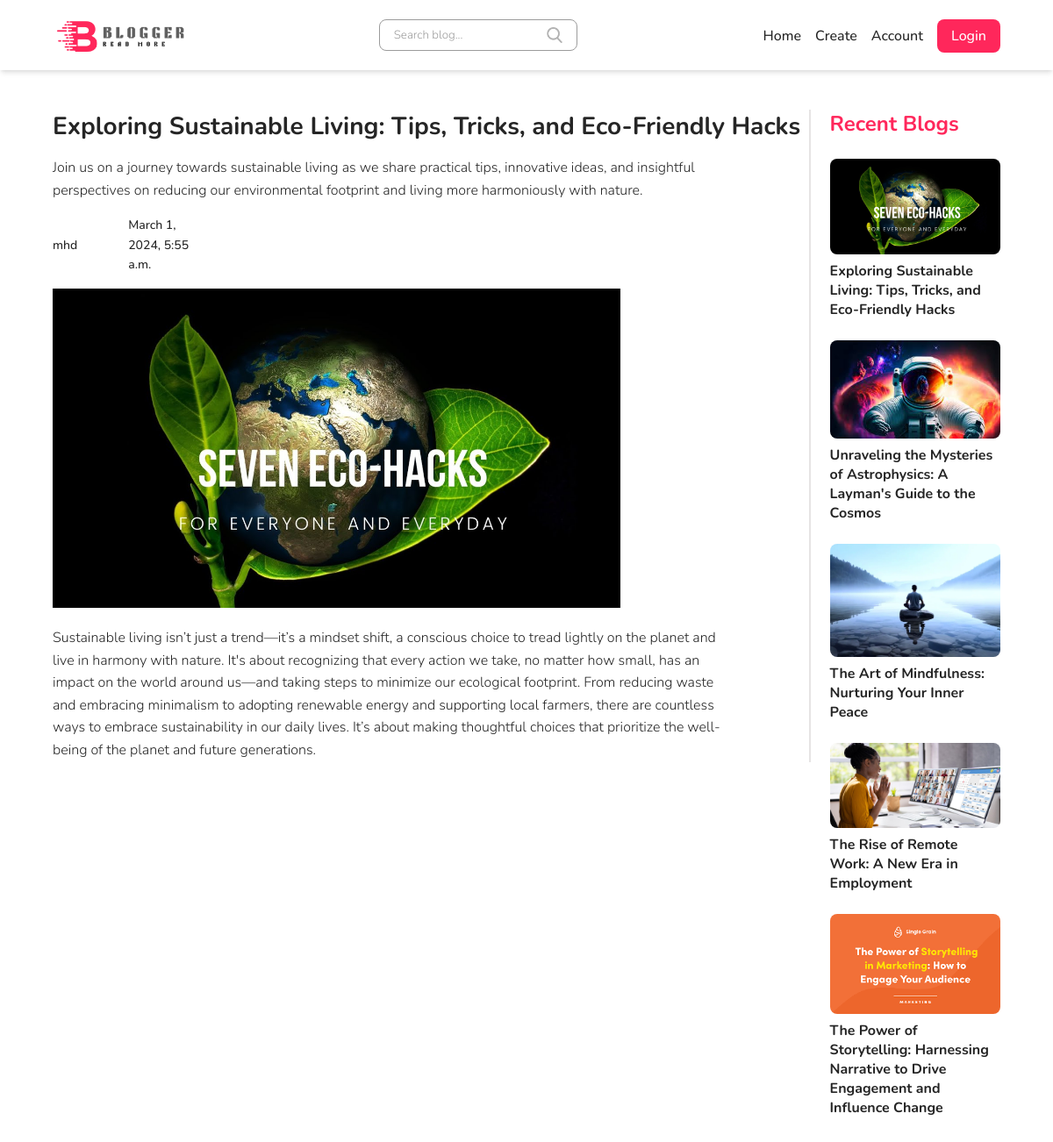
Page /blog/3/ on the committed database.
### web/models.py (models this page shows, shortened)
class Blog(models.Model):
    title = models.CharField(max_length=255)
    short_description = models.CharField(max_length=255)
    image = models.ImageField(upload_to="blogs")
    created_on = models.DateTimeField(auto_now=True)
    description = models.TextField()
    author = models.ForeignKey(Author, on_delete=models.CASCADE)
    category = models.ForeignKey(Category, on_delete=models.CASCADE)
    tags = models.ManyToManyField(Tag)
    class Tag:
        db_table = "web_blog"
        verbose_name = "blog"
        verbose_name_plural = "blogs"
        ordering = ["-id"]

### users/models.py (models this page shows, shortened)
class Author(models.Model):
    user = models.OneToOneField(User, on_delete=models.CASCADE)
    class Meta:
        db_table = "user_author"
        verbose_name = "author"
        verbose_name_plural = "authors"
        ordering = ["-id"]

### web/views.py (the view)
# urls.py: path('blog/<int:id>/', views.blog, name="blog"),
def blog(request, id):
    blog = Blog.objects.get(id=id)
    blogs = Blog.objects.all()[:5]
    context = {
            "blog": blog,
            "blogs": blogs
    }
    return render(request, 'web/blog.html', context=context)

### templates/web/blog.html
{% extends 'base/base.html' %}
{% block container %}
{% load static %}
{% include 'include/header.html' %}
    <section id="blog-details">
        <section class="wrapper">
            <div class="left">
                <h1>{{blog.title}}</h1>
                <p>{{blog.short_description}}</p>
                <div>
                    <p>{{blog.author.user.first_name}}</p>
                    <p>{{blog.created_on}}</p>
                </div>
                <img src="{{blog.image.url}}" alt="blog">
                <p>{{blog.description}}</p>
            </div>
            <div class="right">
                <h3>Recent Blogs</h3>
                {% for blog in blogs %}
                <div>
                    <img src="{{blog.image.url}}" alt="blog">
                    <a href="{% url 'web:blog' id=blog.id %}">
                        <h3>{{blog.title}}</h3>
                    </a>
                </div>
                {% endfor %}
            </div>
        </section>
    </section>
    {% endblock %}

### templates/base/base.html (shortened to what this page needs)
<!DOCTYPE html>
<html lang="en">
<head>
    {% load static %}
    <link rel="stylesheet" href="{% static 'css/style.css' %}">
</head>
<body>
    {% block container %}
    {% endblock %}
</body>
</html>

### templates/include/header.html
{% load static %}
    <header>
        <section class="wrapper">
            <div class="left">
            <h1><a href="{% url 'web:index' %}"><img src="{% static 'images/logo.png' %}" alt="logo"></a></h1>
            </div>
            <div class="middle">
                <form action="">
                    <div>
                        <input type="search" placeholder="Search blog...">
                        <img src="{% static 'images/search.png' %}" alt="search" />
                    </div>
                </form>
            </div>
            <div class="right">
                <ul>
                    <li><a href="{% url 'web:index' %}">Home</a></li>
                    <li><a href="{% url 'web:create' %}">Create</a></li>
                    <li><a href="{% url 'web:account' %}">Account</a></li>
                    {% if user.is_authenticated %}
                    <li><a href="{% url 'web:logout' %}">Logout</a></li>
                    {% else %}
                    <li><a href="{% url 'web:login' %}">Login</a></li>
                    {% endif %}
                </ul>
            </div>
        </section>
    </header>

### static/css/style.css (style rules this page uses)
* { margin: 0; padding: 0; border: 0; vertical-align: baseline; background: transparent; font-weight: normal; text-decoration: none; outline: none; -webkit-box-sizing: border-box; -moz-box-sizing: border-box; box-sizing: border-box; --red: #FF275B; --gray: #606060; --white: #FFFFFF; --dark: #252525; }
ol, ul { list-style: none; }
body { font-family: "Nunito", Arial, Helvetica, sans-serif; font-size: 17px; color: var(--dark); overflow-x: hidden; min-width: 320px; font-weight: 500; }
input,textarea,select { font-family: "Nunito", Arial, Helvetica, sans-serif; font-weight: 500; }
a { color: var(--dark); }
p { line-height:1.6em; font-size: 16px; font-family: "Nunito", Arial; font-weight: 500; color: var(--dark); }
.wrapper { width: 90%; margin: 0 auto; }
::placeholder { color: #9B9B9B; opacity: 1; }
header { height: 80px; box-shadow: 0 4px 6px -1px rgb(0 0 0 / 0.1), 0 2px 4px -2px rgb(0 0 0 / 0.1); }
header .wrapper { height: 80px; display: flex; justify-content: space-between; align-items: center; }
header .wrapper div.left h1 { width: 160px; }
header .wrapper div.left h1 a { display: block; width: 100%; }
header .wrapper div.left h1 a img { display: block; width: 100%; }
header .wrapper div.middle form div { display: flex; justify-content: space-between; align-items: center; padding: 8px 16px; border: 1px solid #9B9B9B; border-radius: 8px; }
header .wrapper div.middle form div img { width: 18px; }
header .wrapper div.right ul { display: flex; justify-content: end; align-items: center; }
header .wrapper div.right ul li { margin-right: 16px; }
header .wrapper div.right ul li:last-child { margin-right: 0; }
header .wrapper div.right ul li a { font-size: 16px; font-weight: 600; }
header .wrapper div.right ul li:last-child a { padding: 8px 16px; color: var(--white); background-color: var(--red); border-radius: 8px; }
#blog-details { padding: 45px 0; }
#blog-details .wrapper { display: flex; justify-content: space-between; align-items: start; }
#blog-details .wrapper div.left { width: 80%; border-right: 2px solid #e6e4e4; }
#blog-details .wrapper div.left h1 { font-size: 28px; font-weight: 700; margin-bottom: 16px; }
#blog-details .wrapper div.left p { font-size: 16px; font-weight: 500; margin-top: 16px; width: 90%; }
#blog-details .wrapper div.left div { display: flex; justify-content: start; align-items: center; margin-bottom: 16px; }
#blog-details .wrapper div.left div p { font-size: 14px; font-weight: 600; width: 10%; }
#blog-details .wrapper div.left img { width: 75%; }
#blog-details .wrapper div.right { width: 18%; }
#blog-details .wrapper div.right h3 { font-size: 24px; font-weight: 700; margin-bottom: 24px; color: var(--red); }
#blog-details .wrapper div.right div { margin-bottom: 24px; }
#blog-details .wrapper div.right div img { width: 100%; display: block; margin-bottom: 8px; border-radius: 8px; }
#blog-details .wrapper div.right div h3 { font-size: 16px; font-weight: 700; color: var(--dark); }

### rows in the picture
Blog: title "Exploring Sustainable Living: Tips, Tricks, and Eco-Friendly Hacks", short_description "Join us on a journey towards sustainable living as we share practical tips, innovative ideas, and insightful perspectives on reducing our environmental footprint and living more harmoniously with nature.", author.user.first_name "mhd", created_on "March 1, 2024, 5:55 a.m.", image (picture), description "Sustainable living isn’t just a trend—it’s a mindset shift, a conscious choice to tread lightly on the planet and live in harmony with nature. It's about recognizing that every action we take, no matter how small, has an impact on the world around us—and taking steps to minimize our ecological footprint. From reducing waste and embracing minimalism to adopting renewable energy and supporting local farmers, there are countless ways to embrace sustainability in our daily lives. It’s about making thoughtful choices that prioritize the well-being of the planet and future generations."
Blog: image (picture), title "Unraveling the Mysteries of Astrophysics: A Layman's Guide to the Cosmos"
Blog: image (picture), title "The Art of Mindfulness: Nurturing Your Inner Peace"
Blog: image (picture), title "The Rise of Remote Work: A New Era in Employment"
Blog: image (picture), title "The Power of Storytelling: Harnessing Narrative to Drive Engagement and Influence Change"
